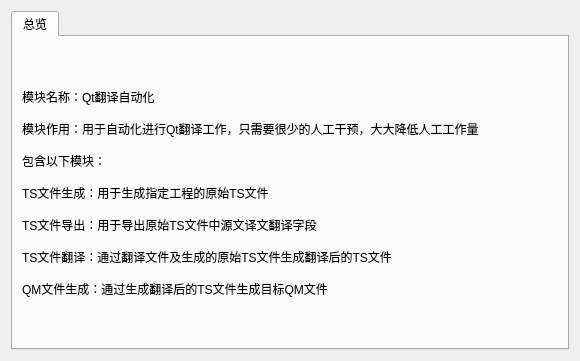
<?xml version="1.0" encoding="UTF-8"?>
<ui version="4.0">
 <class>TsHandelMainWin</class>
 <widget class="QWidget" name="TsHandelMainWin">
  <property name="geometry">
   <rect>
    <x>0</x>
    <y>0</y>
    <width>580</width>
    <height>361</height>
   </rect>
  </property>
  <property name="windowTitle">
   <string>Form</string>
  </property>
  <layout class="QGridLayout" name="gridLayout">
   <item row="0" column="0">
    <widget class="QTabWidget" name="tabWidget">
     <property name="currentIndex">
      <number>0</number>
     </property>
     <widget class="QWidget" name="tab">
      <attribute name="title">
       <string>总览</string>
      </attribute>
      <layout class="QHBoxLayout" name="horizontalLayout">
       <item>
        <widget class="QLabel" name="label">
         <property name="text">
          <string>模块名称：Qt翻译自动化

模块作用：用于自动化进行Qt翻译工作，只需要很少的人工干预，大大降低人工工作量

包含以下模块：

TS文件生成：用于生成指定工程的原始TS文件

TS文件导出：用于导出原始TS文件中源文译文翻译字段

TS文件翻译：通过翻译文件及生成的原始TS文件生成翻译后的TS文件

QM文件生成：通过生成翻译后的TS文件生成目标QM文件</string>
         </property>
        </widget>
       </item>
      </layout>
     </widget>
    </widget>
   </item>
  </layout>
 </widget>
 <resources/>
 <connections/>
</ui>
